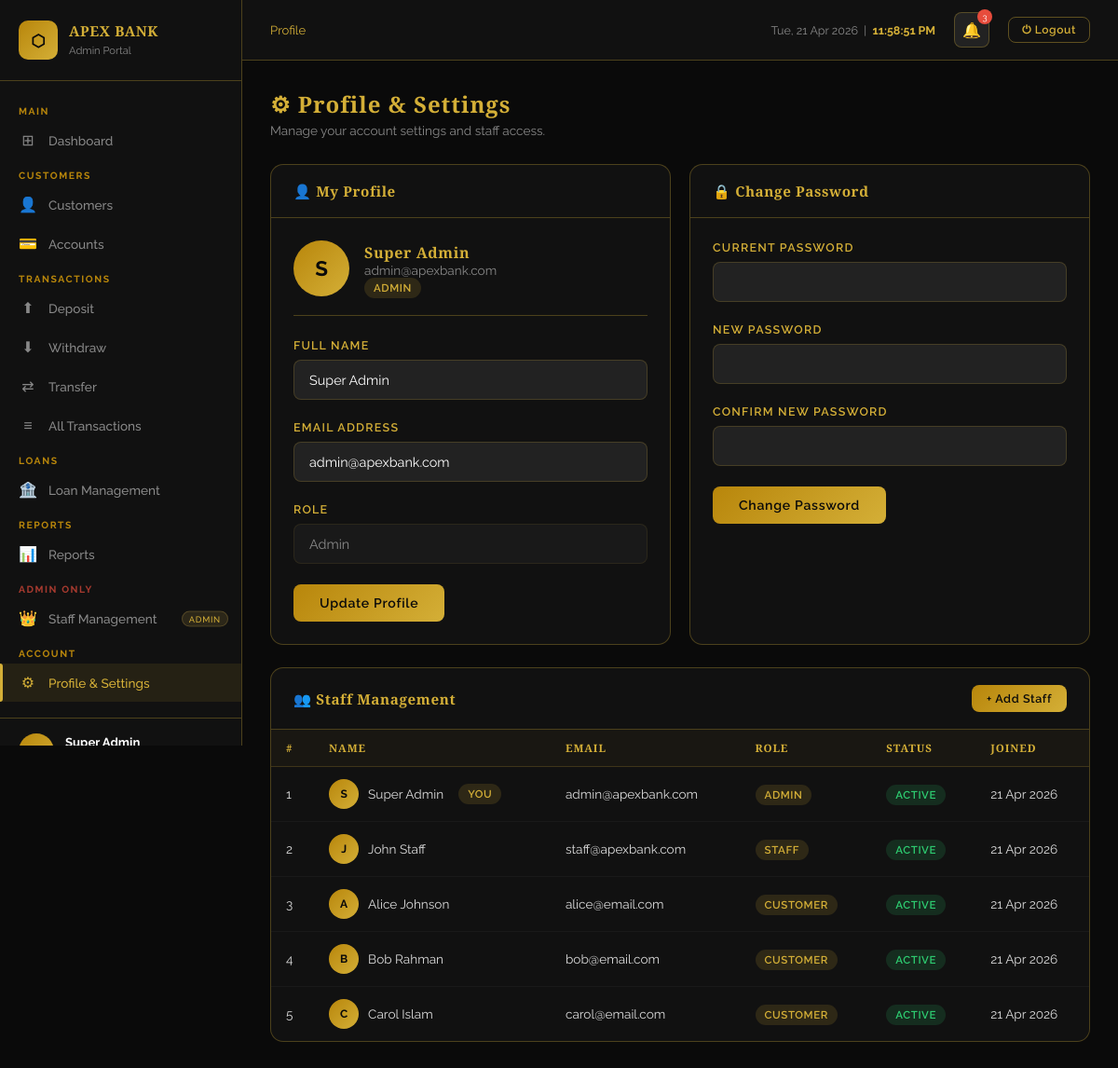
The app's page /profile.php (signed in) with its own data.
### tables this page shows
CREATE TABLE IF NOT EXISTS users (
    id INT AUTO_INCREMENT PRIMARY KEY,
    full_name VARCHAR(100) NOT NULL,
    email VARCHAR(100) UNIQUE NOT NULL,
    password VARCHAR(255) NOT NULL,
    role ENUM('admin', 'staff', 'customer') DEFAULT 'customer',
    status ENUM('active', 'inactive') DEFAULT 'active',
    created_at TIMESTAMP DEFAULT CURRENT_TIMESTAMP
);

### profile.php (the view, shortened to what this page needs)
<?php
require_once 'config/db.php';
$user = $conn->query("SELECT * FROM users WHERE id=" . $_SESSION['user_id'])->fetch_assoc();
$staffList = $conn->query("SELECT * FROM users ORDER BY id");
?>
<!DOCTYPE html>
<html lang="en">
<head>
    <link rel="stylesheet" href="css/style.css">
</head>
<body>
<?php include 'includes/header.php'; ?>
<div class="page-header">
    <h2>⚙ Profile & Settings</h2>
    <p>Manage your account settings and staff access.</p>
</div>
<div class="grid-2">
    <div class="card">
        <div class="card-header"><h4>👤 My Profile</h4></div>
        <div class="card-body">
            <div style="display:flex;align-items:center;gap:16px;margin-bottom:24px;padding-bottom:20px;border-bottom:var(--border-gold);">
                <div class="user-avatar" style="width:60px;height:60px;font-size:1.4rem;">
                    <?php echo strtoupper(substr($user['full_name'],0,1)); ?>
                </div>
                <div>
                    <h4 style="color:#D4AF37;"><?php echo htmlspecialchars($user['full_name']); ?></h4>
                    <p class="text-muted"><?php echo htmlspecialchars($user['email']); ?></p>
                    <span class="badge badge-gold"><?php echo ucfirst($user['role']); ?></span>
                </div>
            </div>
            <form method="POST">
                <div class="form-group">
                    <label>Full Name</label>
                    <input type="text" name="full_name" class="form-control" value="<?php echo htmlspecialchars($user['full_name']); ?>" required>
                </div>
                <div class="form-group">
                    <label>Email Address</label>
                    <input type="email" name="email" class="form-control" value="<?php echo htmlspecialchars($user['email']); ?>" required>
                </div>
                <div class="form-group">
                    <label>Role</label>
                    <input type="text" class="form-control" value="<?php echo ucfirst($user['role']); ?>" readonly style="opacity:0.5;">
                </div>
                <button type="submit" class="btn btn-gold">Update Profile</button>
            </form>
        </div>
    </div>
    <div class="card">
        <div class="card-header"><h4>🔒 Change Password</h4></div>
        <div class="card-body">
            <form method="POST">
                <div class="form-group">
                    <label>Current Password</label>
                    <input type="password" name="current_password" class="form-control" required>
                </div>
                <div class="form-group">
                    <label>New Password</label>
                    <input type="password" name="new_password" class="form-control" minlength="6" required>
                </div>
                <div class="form-group">
                    <label>Confirm New Password</label>
                    <input type="password" name="confirm_password" class="form-control" required>
                </div>
                <button type="submit" class="btn btn-gold">Change Password</button>
            </form>
        </div>
    </div>
</div>
<?php if ($_SESSION['role'] === 'admin'): ?>
<div class="card">
    <div class="card-header">
        <h4>👥 Staff Management</h4>
        <button class="btn btn-gold btn-sm" onclick="openModal('addStaffModal')">+ Add Staff</button>
    </div>
    <div class="table-wrapper">
        <table>
            <thead>
                <tr><th>#</th><th>Name</th><th>Email</th><th>Role</th><th>Status</th><th>Joined</th></tr>
            </thead>
            <tbody>
                <?php $i=1; while ($s = $staffList->fetch_assoc()): ?>
                <tr>
                    <td><?php echo $i++; ?></td>
                    <td>
                        <div style="display:flex;align-items:center;gap:10px;">
                            <div class="user-avatar" style="width:32px;height:32px;font-size:0.75rem;">
                                <?php echo strtoupper(substr($s['full_name'],0,1)); ?>
                            </div>
                            <?php echo htmlspecialchars($s['full_name']); ?>
                            <?php echo $s['id'] == $_SESSION['user_id'] ? '<span class="badge badge-gold" style="margin-left:6px;">You</span>' : ''; ?>
                        </div>
                    </td>
                    <td><?php echo htmlspecialchars($s['email']); ?></td>
                    <td><span class="badge badge-gold"><?php echo ucfirst($s['role']); ?></span></td>
                    <td><span class="badge badge-<?php echo $s['status']==='active'?'success':'danger'; ?>"><?php echo $s['status']; ?></span></td>
                    <td><?php echo date('d M Y', strtotime($s['created_at'])); ?></td>
                </tr>
                <?php endwhile; ?>
            </tbody>
        </table>
    </div>
</div>
<?php endif; ?>
    </div>
</div>
</div>
</body>
</html>

### css/style.css (style rules this page uses)
:root { --gold: #D4AF37; --gold-light: #F5D76E; --gold-dark: #B8860B; --gold-pale: #F0E68C22; --black: #0A0A0A; --black-2: #111111; --black-3: #1A1A1A; --black-4: #222222; --black-5: #2A2A2A; --gray-dark: #333333; --gray: #555555; --gray-light: #888888; --white: #FFFFFF; --white-dim: rgba(255,255,255,0.85); --success: #2ECC71; --danger: #E74C3C; --warning: #F39C12; --info: #3498DB; --sidebar-width: 260px; --header-height: 65px; --border-gold: 1px solid rgba(212,175,55,0.3); --shadow-gold: 0 4px 30px rgba(212,175,55,0.12); --shadow-deep: 0 8px 40px rgba(0,0,0,0.6); --radius: 8px; --radius-lg: 14px; --transition: all 0.3s ease; }
* { margin: 0; padding: 0; box-sizing: border-box; }
html { scroll-behavior: smooth; }
body { font-family: 'Raleway', sans-serif; background-color: var(--black); color: var(--white); min-height: 100vh; overflow-x: hidden; }
h1,h2,h3,h4 { font-family: 'Cinzel', serif; letter-spacing: 0.04em; }
.text-muted { color: var(--gray-light); font-size: 0.85rem; }
.form-group { margin-bottom: 22px; position: relative; }
.form-group label { display: block; font-size: 0.78rem; font-weight: 600; color: var(--gold); margin-bottom: 8px; text-transform: uppercase; letter-spacing: 0.1em; }
.form-control { width: 100%; background: var(--black-4); border: 1px solid rgba(212,175,55,0.2); color: var(--white); padding: 12px 16px; border-radius: var(--radius); font-family: 'Raleway', sans-serif; font-size: 0.9rem; transition: var(--transition); outline: none; }
.form-control::placeholder { color: var(--gray); }
.btn { display: inline-flex; align-items: center; justify-content: center; gap: 8px; padding: 12px 28px; border: none; border-radius: var(--radius); font-family: 'Raleway', sans-serif; font-weight: 600; font-size: 0.88rem; cursor: pointer; transition: var(--transition); text-decoration: none; letter-spacing: 0.05em; }
.btn-gold { background: linear-gradient(135deg, var(--gold-dark), var(--gold)); color: var(--black); }
.btn-sm { padding: 7px 16px; font-size: 0.78rem; }
.user-avatar { width: 38px; height: 38px; background: linear-gradient(135deg, var(--gold-dark), var(--gold)); border-radius: 50%; display: flex; align-items: center; justify-content: center; color: var(--black); font-weight: 700; font-size: 0.9rem; flex-shrink: 0; }
.page-header { margin-bottom: 28px; }
.page-header h2 { font-size: 1.5rem; color: var(--gold); margin-bottom: 4px; }
.page-header p { color: var(--gray-light); font-size: 0.85rem; }
.card { background: var(--black-2); border: var(--border-gold); border-radius: var(--radius-lg); overflow: hidden; margin-bottom: 24px; }
.card-header { padding: 18px 24px; border-bottom: var(--border-gold); display: flex; align-items: center; justify-content: space-between; }
.card-header h4 { font-size: 0.95rem; color: var(--gold); }
.card-body { padding: 24px; }
.table-wrapper { overflow-x: auto; }
table { width: 100%; border-collapse: collapse; font-size: 0.85rem; }
thead th { padding: 12px 16px; text-align: left; font-family: 'Cinzel', serif; font-size: 0.72rem; color: var(--gold); text-transform: uppercase; letter-spacing: 0.08em; border-bottom: 1px solid rgba(212,175,55,0.2); background: rgba(212,175,55,0.04); white-space: nowrap; }
tbody td { padding: 13px 16px; border-bottom: 1px solid rgba(255,255,255,0.04); color: var(--white-dim); vertical-align: middle; }
tbody tr:last-child td { border-bottom: none; }
.badge { padding: 4px 10px; border-radius: 20px; font-size: 0.72rem; font-weight: 600; text-transform: uppercase; letter-spacing: 0.05em; }
.badge-success { background: rgba(46,204,113,0.15); color: var(--success); }
.badge-gold { background: rgba(212,175,55,0.15); color: var(--gold); }
.grid-2 { display: grid; grid-template-columns: 1fr 1fr; gap: 20px; }

### records on screen
users: full_name "S", full_name "Super Admin", email "admin@apexbank.com", role "ADMIN", role "Admin", shows "YOU", status "ACTIVE", created_at "21 Apr 2026"
users: full_name "J", full_name "John Staff", email "staff@apexbank.com", role "STAFF", status "ACTIVE", created_at "21 Apr 2026"
users: full_name "A", full_name "Alice Johnson", email "alice@email.com", role "CUSTOMER", status "ACTIVE", created_at "21 Apr 2026"
users: full_name "B", full_name "Bob Rahman", email "bob@email.com", role "CUSTOMER", status "ACTIVE", created_at "21 Apr 2026"
users: full_name "C", full_name "Carol Islam", email "carol@email.com", role "CUSTOMER", status "ACTIVE", created_at "21 Apr 2026"

### other values on screen
$_SESSION['full_name'] "Super Admin"
$pageTitle "Profile"
